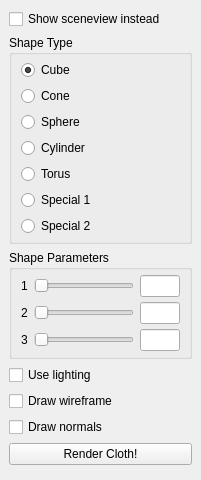
  <widget class="QDockWidget" name="shapesDock">
   <property name="windowTitle">
    <string>Shapes/Scene&amp;view</string>
   </property>
   <attribute name="dockWidgetArea">
    <number>1</number>
   </attribute>
   <widget class="QWidget" name="shapesDockContents">
    <layout class="QVBoxLayout" name="verticalLayout_7">
     <item>
      <widget class="QCheckBox" name="showSceneviewInstead">
       <property name="text">
        <string>Show sceneview instead</string>
       </property>
      </widget>
     </item>
     <item>
      <widget class="QGroupBox" name="shapeType">
       <property name="title">
        <string>Shape Type</string>
       </property>
       <layout class="QVBoxLayout" name="verticalLayout_8">
        <property name="topMargin">
         <number>5</number>
        </property>
        <property name="bottomMargin">
         <number>5</number>
        </property>
        <item>
         <widget class="QRadioButton" name="shapeTypeCube">
          <property name="text">
           <string>Cube</string>
          </property>
          <property name="checked">
           <bool>true</bool>
          </property>
         </widget>
        </item>
        <item>
         <widget class="QRadioButton" name="shapeTypeCone">
          <property name="text">
           <string>Cone</string>
          </property>
         </widget>
        </item>
        <item>
         <widget class="QRadioButton" name="shapeTypeSphere">
          <property name="text">
           <string>Sphere</string>
          </property>
         </widget>
        </item>
        <item>
         <widget class="QRadioButton" name="shapeTypeCylinder">
          <property name="text">
           <string>Cylinder</string>
          </property>
         </widget>
        </item>
        <item>
         <widget class="QRadioButton" name="shapeTypeTorus">
          <property name="text">
           <string>Torus</string>
          </property>
         </widget>
        </item>
        <item>
         <widget class="QRadioButton" name="shapeTypeSpecial1">
          <property name="text">
           <string>Special 1</string>
          </property>
         </widget>
        </item>
        <item>
         <widget class="QRadioButton" name="shapeTypeSpecial2">
          <property name="text">
           <string>Special 2</string>
          </property>
         </widget>
        </item>
       </layout>
      </widget>
     </item>
     <item>
      <widget class="QGroupBox" name="shapeParameters">
       <property name="title">
        <string>Shape Parameters</string>
       </property>
       <layout class="QGridLayout" name="gridLayout_4">
        <property name="topMargin">
         <number>5</number>
        </property>
        <property name="bottomMargin">
         <number>5</number>
        </property>
        <property name="verticalSpacing">
         <number>5</number>
        </property>
        <item row="0" column="0">
         <widget class="QLabel" name="shapeParameterLabel1">
          <property name="text">
           <string>1</string>
          </property>
         </widget>
        </item>
        <item row="2" column="0">
         <widget class="QLabel" name="shapeParameterLabel2">
          <property name="text">
           <string>2</string>
          </property>
         </widget>
        </item>
        <item row="4" column="0">
         <widget class="QLabel" name="shapeParameterLabel3">
          <property name="text">
           <string>3</string>
          </property>
         </widget>
        </item>
        <item row="0" column="1">
         <widget class="QSlider" name="shapeParameterSlider1">
          <property name="minimumSize">
           <size>
            <width>100</width>
            <height>0</height>
           </size>
          </property>
          <property name="orientation">
           <enum>Qt::Horizontal</enum>
          </property>
         </widget>
        </item>
        <item row="2" column="1">
         <widget class="QSlider" name="shapeParameterSlider2">
          <property name="minimumSize">
           <size>
            <width>100</width>
            <height>0</height>
           </size>
          </property>
          <property name="orientation">
           <enum>Qt::Horizontal</enum>
          </property>
         </widget>
        </item>
        <item row="4" column="1">
         <widget class="QSlider" name="shapeParameterSlider3">
          <property name="minimumSize">
           <size>
            <width>100</width>
            <height>0</height>
           </size>
          </property>
          <property name="orientation">
           <enum>Qt::Horizontal</enum>
          </property>
         </widget>
        </item>
        <item row="0" column="2">
         <widget class="QLineEdit" name="shapeParameterTextbox1">
          <property name="minimumSize">
           <size>
            <width>40</width>
            <height>0</height>
           </size>
          </property>
          <property name="maximumSize">
           <size>
            <width>40</width>
            <height>16777215</height>
           </size>
          </property>
         </widget>
        </item>
        <item row="2" column="2">
         <widget class="QLineEdit" name="shapeParameterTextbox2">
          <property name="minimumSize">
           <size>
            <width>40</width>
            <height>0</height>
           </size>
          </property>
          <property name="maximumSize">
           <size>
            <width>40</width>
            <height>16777215</height>
           </size>
          </property>
         </widget>
        </item>
        <item row="4" column="2">
         <widget class="QLineEdit" name="shapeParameterTextbox3">
          <property name="minimumSize">
           <size>
            <width>40</width>
            <height>0</height>
           </size>
          </property>
          <property name="maximumSize">
           <size>
            <width>40</width>
            <height>16777215</height>
           </size>
          </property>
         </widget>
        </item>
       </layout>
      </widget>
     </item>
     <item>
      <widget class="QCheckBox" name="useLightingCheckbox">
       <property name="text">
        <string>Use lighting</string>
       </property>
      </widget>
     </item>
     <item>
      <widget class="QCheckBox" name="drawWireframeCheckbox">
       <property name="text">
        <string>Draw wireframe</string>
       </property>
      </widget>
     </item>
     <item>
      <widget class="QCheckBox" name="drawNormalsCheckbox">
       <property name="text">
        <string>Draw normals</string>
       </property>
      </widget>
     </item>
    <item>
      <widget class="QPushButton" name="renderClothButton">
       <property name="text">
        <string>Render Cloth!</string>
       </property>
      </widget>
     </item>
     <item>
      <widget class="QWidget" name="shapesDockEmptySpace" native="true">
       <property name="sizePolicy">
        <sizepolicy hsizetype="Preferred" vsizetype="Expanding">
         <horstretch>0</horstretch>
         <verstretch>0</verstretch>
        </sizepolicy>
       </property>
      </widget>
     </item>
    </layout>
   </widget>
  </widget>
